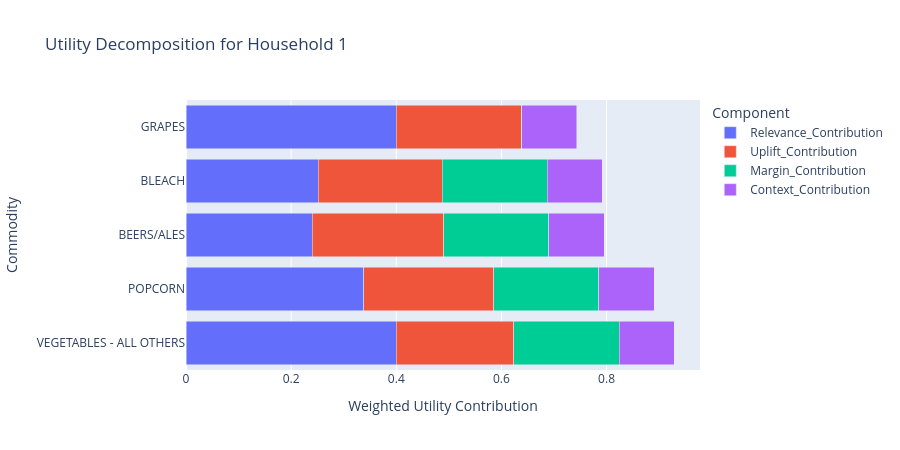

Source (notebook cell):
### Code cell
decomp_long = example_top5.melt(
    id_vars=['COMMODITY_DESC', 'Utility'],
    value_vars=[
        'Relevance_Contribution',
        'Uplift_Contribution',
        'Margin_Contribution',
        'Context_Contribution',
    ],
    var_name='Component',
    value_name='Contribution',
)

fig_decomp = px.bar(
    decomp_long,
    x='Contribution',
    y='COMMODITY_DESC',
    color='Component',
    orientation='h',
    barmode='stack',
    title=f'Utility Decomposition for Household {example_household}',
    category_orders={'COMMODITY_DESC': example_top5.sort_values('Utility')['COMMODITY_DESC'].tolist()},
)
fig_decomp.update_layout(height=450, xaxis_title='Weighted Utility Contribution', yaxis_title='Commodity')
fig_decomp.show()

### Figure 1 — Plotly figure (JSON) as saved in the notebook; plotly's stock layout.template omitted (floating-point values rounded to 4 significant figures)
{"data": [{"hovertemplate": "Component=Relevance_Contribution<br>Contribution=%{x}<br>COMMODITY_DESC=%{y}<extra></extra>", "legendgroup": "Relevance_Contribution", "marker": {"color": "#636efa", "pattern": {"shape": ""}}, "name": "Relevance_Contribution", "orientation": "h", "showlegend": true, "textposition": "auto", "type": "bar", "x": [0.4, 0.3383, 0.2403, 0.2518, 0.4], "xaxis": "x", "y": ["VEGETABLES - ALL OTHERS", "POPCORN", "BEERS/ALES", "BLEACH", "GRAPES"], "yaxis": "y"}, {"hovertemplate": "Component=Uplift_Contribution<br>Contribution=%{x}<br>COMMODITY_DESC=%{y}<extra></extra>", "legendgroup": "Uplift_Contribution", "marker": {"color": "#EF553B", "pattern": {"shape": ""}}, "name": "Uplift_Contribution", "orientation": "h", "showlegend": true, "textposition": "auto", "type": "bar", "x": [0.2238, 0.2471, 0.25, 0.2355, 0.2384], "xaxis": "x", "y": ["VEGETABLES - ALL OTHERS", "POPCORN", "BEERS/ALES", "BLEACH", "GRAPES"], "yaxis": "y"}, {"hovertemplate": "Component=Margin_Contribution<br>Contribution=%{x}<br>COMMODITY_DESC=%{y}<extra></extra>", "legendgroup": "Margin_Contribution", "marker": {"color": "#00cc96", "pattern": {"shape": ""}}, "name": "Margin_Contribution", "orientation": "h", "showlegend": true, "textposition": "auto", "type": "bar", "x": [0.2, 0.2, 0.2, 0.2, 0.0], "xaxis": "x", "y": ["VEGETABLES - ALL OTHERS", "POPCORN", "BEERS/ALES", "BLEACH", "GRAPES"], "yaxis": "y"}, {"hovertemplate": "Component=Context_Contribution<br>Contribution=%{x}<br>COMMODITY_DESC=%{y}<extra></extra>", "legendgroup": "Context_Contribution", "marker": {"color": "#ab63fa", "pattern": {"shape": ""}}, "name": "Context_Contribution", "orientation": "h", "showlegend": true, "textposition": "auto", "type": "bar", "x": [0.105, 0.105, 0.105, 0.105, 0.105], "xaxis": "x", "y": ["VEGETABLES - ALL OTHERS", "POPCORN", "BEERS/ALES", "BLEACH", "GRAPES"], "yaxis": "y"}], "layout": {"barmode": "stack", "height": 450, "legend": {"title": {"text": "Component"}, "tracegroupgap": 0}, "title": {"text": "Utility Decomposition for Household 1"}, "xaxis": {"anchor": "y", "domain": [0, 1], "title": {"text": "Weighted Utility Contribution"}}, "yaxis": {"anchor": "x", "categoryarray": ["VEGETABLES - ALL OTHERS", "POPCORN", "BEERS/ALES", "BLEACH", "GRAPES"], "categoryorder": "array", "domain": [0, 1], "title": {"text": "Commodity"}}}}
